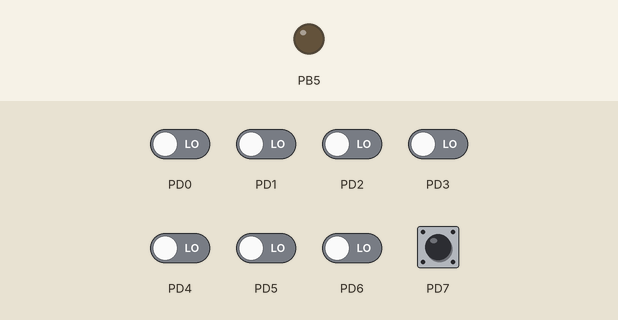
This program was run on a simulated ATmega328P, built with avr-gcc and emulated at 16 MHz (the files do not name the chip). Shown: output pins drawn as LEDs (lit = HIGH). The test bench sets the inputs (shaded band); at power-on: PD7 HIGH, PD0–6 LOW.

Above: at 1.2 s.
1.3 s: PD7 pulled LOW for 0.15 s
At 1.39 s:
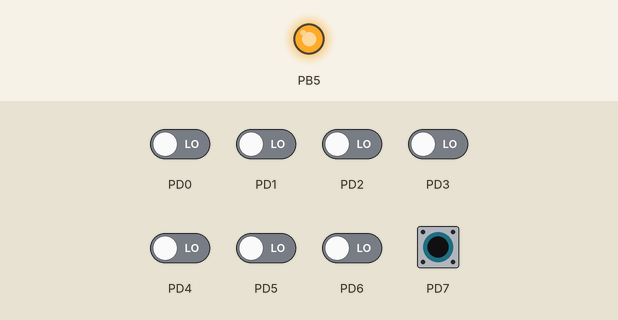
Timing chart, 0 to 4.3 s (numbered marks = the images above; inputs shaded):
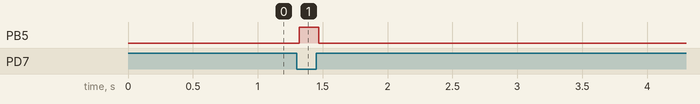

Measured:
- after the input at 1.3 s, PB5: LOW → HIGH at once, → LOW 0.15 s later

The program:

main.c
```c
#define F_CPU 16000000UL

#include <avr/interrupt.h>
#include <avr/io.h>
#include <stdint.h>

volatile uint32_t millis;

ISR(TIMER0_COMPA_vect)
{
	millis++;
}

void timer0_init(void)
{
	TCCR0A = (1 << WGM01);
	TCCR0B = (1 << CS00) | (1 << CS01);
	OCR0A = 249;
	TIMSK0 = (1 << OCIE0A);
	TCNT0 = 0;
}

uint32_t millis_1(void)
{
	uint32_t m;
	uint8_t sreg = SREG;
	cli();
	m = millis;
	SREG = sreg;
	return m;
}

int main(void)
{
	timer0_init();
	sei();
	DDRD &= ~(1 << PD7);
	PORTD |= (1 << PD7);
	DDRB |= (1 << PB5);
	uint32_t last_time_debounce = 0;

	// ***************************************

	uint8_t state1 = 0;
	uint8_t state2 = 0;
	while (1)

	{
		uint32_t value = millis_1();
		uint8_t reading = (!(PIND & (1 << PD7)));

		if(reading != state1)
		{
			last_time_debounce = value;
		}
		if((reading != state2) && (value - last_time_debounce) >= 20)
		{
			state2 = reading;
		}
		state1 = reading;

		// *************************************************************

		if(state2)
		{
			PORTB |= (1 << PB5);
		}
		else
		{
			PORTB &= ~(1 << PB5);
		}
	}
}
```
